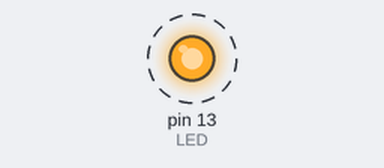
The sketch below on a simulated Arduino Uno, built with avr-gcc and run on an emulated ATmega328P. On the bench: output pins drawn as LEDs (lit = HIGH). Dashed ring = blinking.

Above: at 0.02 s.
Timing chart, 0 to 3.0 s (numbered marks = the images above):
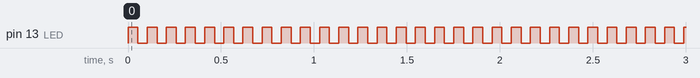

Measured:
- by itself, pin 13 (LED): alternates HIGH for 0.05 s and LOW for 0.05 s

The sketch:

P2A1-Blink.ino
```cpp
#define LED 13

void setup() {
  pinMode(LED,OUTPUT);

}// setup

void loop() {
  digitalWrite(LED,HIGH);
  delay(53);
  digitalWrite(LED,LOW);
  delay(50);
}// loop
```
